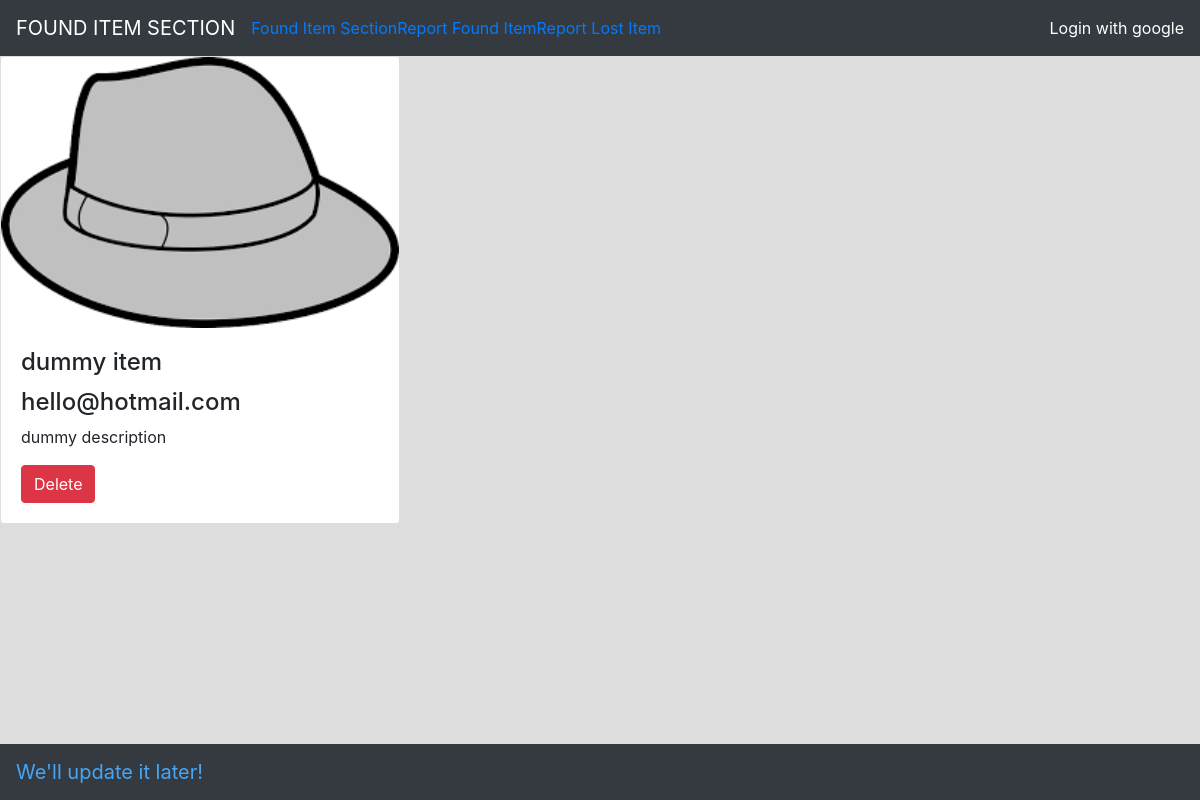
/founditem/, run on the app's committed database.
### lostfound/models.py (models this page shows, shortened)
class FoundItem(models.Model):
    itemname = models.CharField(max_length=100, verbose_name = "Item Name", )
    itemimage = models.ImageField(upload_to='media',verbose_name = "ITEM IMAGE", null=True, blank=True)
    itemdescription = models.CharField(max_length=2000,verbose_name = "Item Description", null=True, blank=True)
    iteamfoundlocation = models.CharField(max_length=200, verbose_name = "Location Found",null=True, blank=True,)
    founderemail = models.EmailField(max_length=200,verbose_name = "Founder's Email", null=False)
    timecreated = models.DateTimeField(auto_now=True, verbose_name = "Time Created",)
    date = models.DateField(auto_now_add=True,verbose_name = "Date", blank=True, null=True)
    class Meta:
        ordering = ('-timecreated',)

### lostfound/views.py (the view)
# urls.py: path('founditem/', views.founditemlist, name='founditemlist'),
def founditemlist(request):
    founditem = FoundItem.objects.all()
    context = {'founditem':founditem}
    return render(request, 'lostfound/founditem_list.html', context)

### lostfound/templates/lostfound/founditem_list.html
{% extends 'lostfound/index.html' %}
{% block name %}
<a href="/" class="navbar-brand">FOUND ITEM SECTION</a>
{%endblock%}
{%block body%}
{% for found in founditem%}
<div class="card" style="width:400px">
  <img class="card-img-top" src="{{found.itemimage.url}}">
  <div class="card-body">
    <h4 class="card-title">{{found.itemname}}</h4>
    <h4>{{found.founderemail}}</h4>
    <p class="card-text">{{found.itemdescription}}</p>
    {% if request.user.is_authenticated %}
    <a href="{% url 'deletefounditem' found.id %}" class="btn btn-danger">Delete</a>
    {% else %}
    <a href="{% url 'login_alert' %}" class="btn btn-danger">Delete</a>
    {% endif %}
  </div>
</div>
  {% endfor%}
  {%endblock%}

### lostfound/templates/lostfound/index.html (style rules this page uses)
body { background-color: #ddd; }

### data on the page
FoundItem: itemimage (picture), itemname "dummy item", founderemail "hello@hotmail.com", itemdescription "dummy description"
